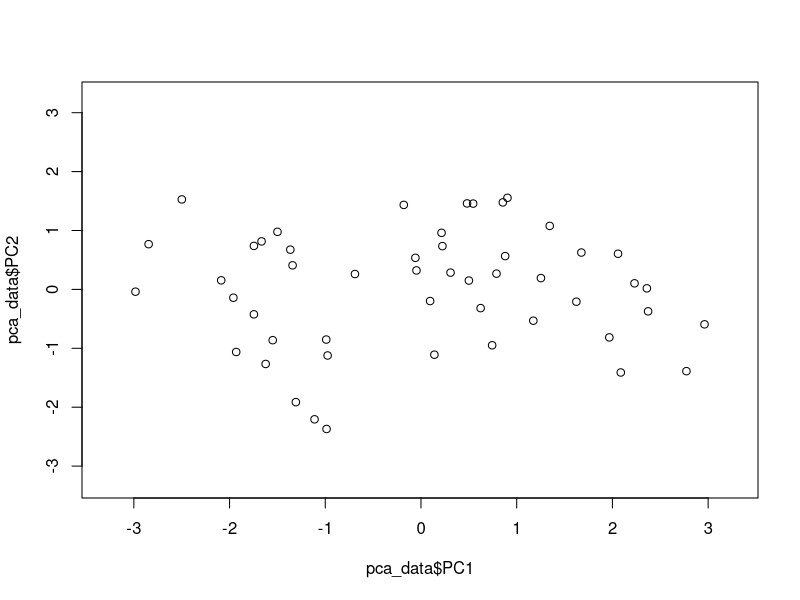

R code for this plot:
library(recipes)


### Name: step_pca
### Title: PCA Signal Extraction
### Aliases: step_pca tidy.step_pca
### Keywords: datagen

### ** Examples

rec <- recipe( ~ ., data = USArrests)
pca_trans <- rec %>%
  step_center(all_numeric()) %>%
  step_scale(all_numeric()) %>%
  step_pca(all_numeric(), num_comp = 3)
pca_estimates <- prep(pca_trans, training = USArrests)
pca_data <- bake(pca_estimates, USArrests)

rng <- extendrange(c(pca_data$PC1, pca_data$PC2))
plot(pca_data$PC1, pca_data$PC2,
     xlim = rng, ylim = rng)

with_thresh <- rec %>%
  step_center(all_numeric()) %>%
  step_scale(all_numeric()) %>%
  step_pca(all_numeric(), threshold = .99)
with_thresh <- prep(with_thresh, training = USArrests)
bake(with_thresh, USArrests)

tidy(pca_trans, number = 3)
tidy(pca_estimates, number = 3)
